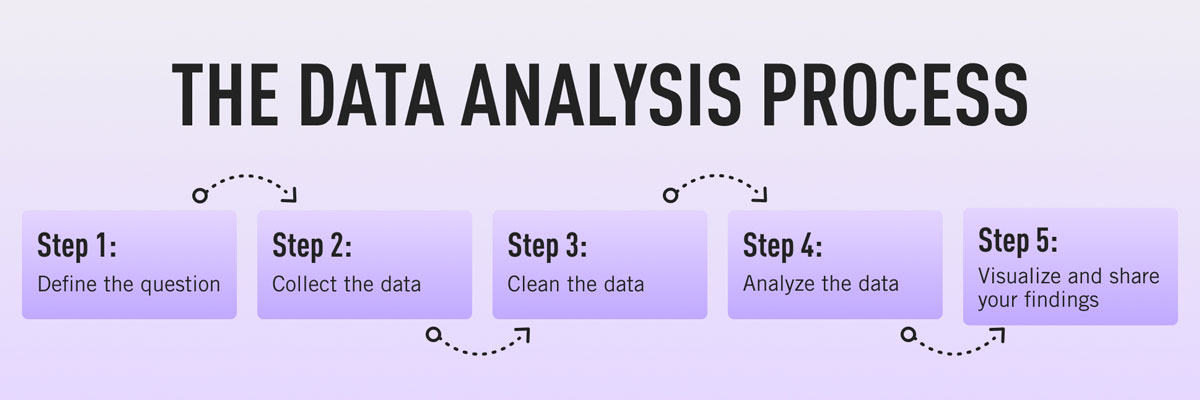
#> input picture the-data-analysis-process-1.jpg, 1200 x 400 px
$ python -i ocr_text.py   (imports and definitions only)
#> lines starting #> are read from the running program, lines starting #| are printed output that depends on the picture; after the words box and inside, x2 and y2 are one past the last pixel; in counts of white or black regions, pixels touching at a corner belong together
import easyocr
import cv2
import matplotlib.pyplot as plt
from tkinter import Tk, Text, Scrollbar, END
from tkinter import filedialog
from PIL import Image, ImageTk


# Step 1: Initialize the EasyOCR reader (once at the beginning)
# [1 line that did not run here, left out]

# Function to load, resize, and process the image
# [41 lines left out: function process_image, not called in this run]

# Preprocessing the Image for better OCR results
def preprocess_image(image_path):
#> called with image_path = 'the-data-analysis-process-1.jpg'
    image = cv2.imread(image_path, cv2.IMREAD_GRAYSCALE)  # Convert to grayscale
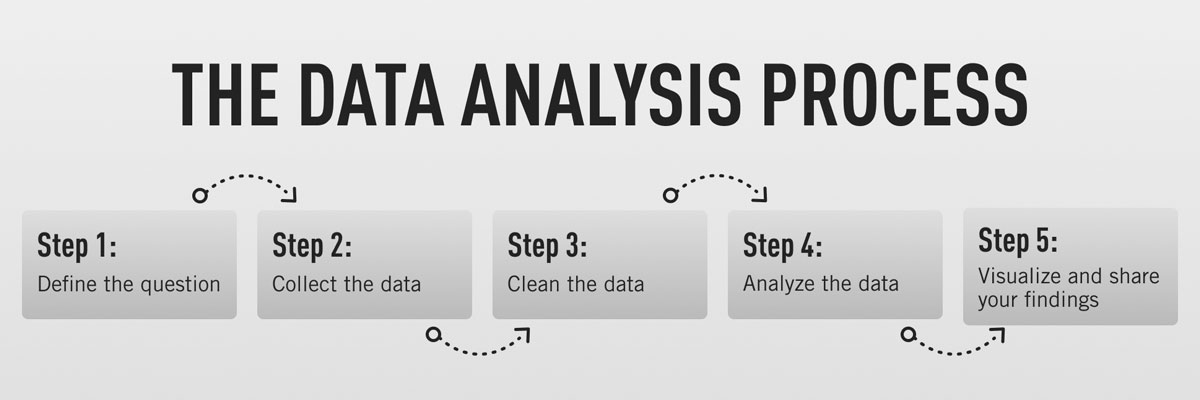
#> image: shape (400, 1200); min 0, max 255, mean 212.2

    # Apply Gaussian Blur to reduce noise
    image = cv2.GaussianBlur(image, (5, 5), 0)

    # Apply Adaptive Thresholding to binarize the image for better OCR clarity
    image = cv2.adaptiveThreshold(image, 255, cv2.ADAPTIVE_THRESH_GAUSSIAN_C, cv2.THRESH_BINARY, 11, 2)
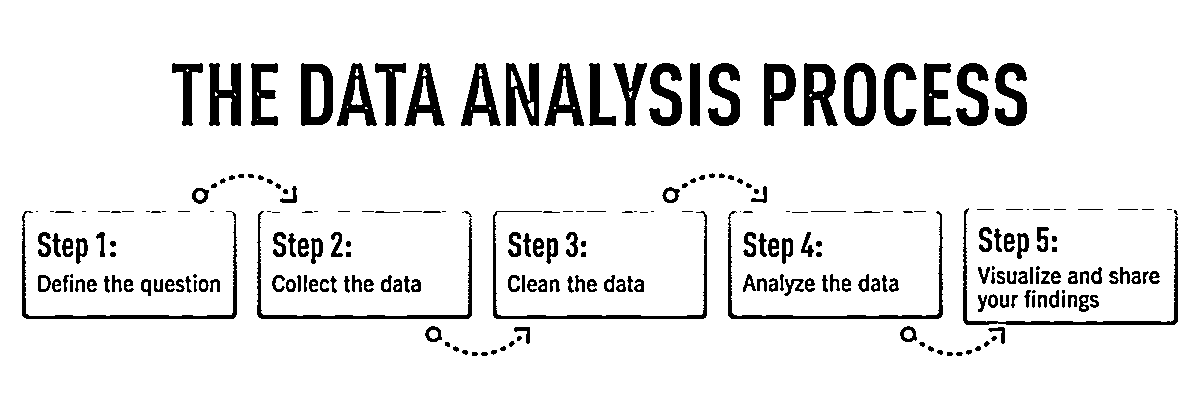
#> image: shape (400, 1200); 90.9% white; 248 black regions (48 under 20 px), largest, box (x1, y1, x2, y2) and area: (963, 208, 1178, 325) 1489, (22, 211, 237, 319) 1444, (257, 211, 472, 319) 1411

    # Optionally resize the image for faster processing
    scale_percent = 50  # Resize to 50% of the original size
    width = int(image.shape[1] * scale_percent / 100)
#> width = 600
    height = int(image.shape[0] * scale_percent / 100)
#> height = 200
    resized_image = cv2.resize(image, (width, height), interpolation=cv2.INTER_AREA)
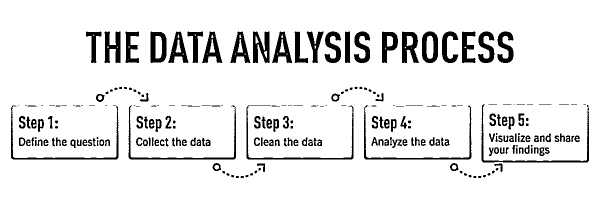
#> resized_image: shape (200, 600); min 0, max 255, mean 231.8

    # Convert to RGB for EasyOCR
    image_rgb = cv2.cvtColor(resized_image, cv2.COLOR_GRAY2RGB)  # Convert from grayscale to RGB

    return image_rgb

# Select the image file and process it
# [8 lines not run here, left out]

>>> result = preprocess_image('the-data-analysis-process-1.jpg')
